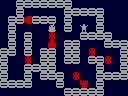

Tiled map render using the project's own tile images. Description and the whole map definition, tile-layer contents included, below:
An orthogonal 16x12 tile map with 8x8 px tiles, 1 tile layer (tilelayer1).

<map version="1.10" tiledversion="1.11.2" orientation="orthogonal" renderorder="right-down" width="16" height="12" tilewidth="8" tileheight="8" infinite="0" backgroundcolor="#000030" nextlayerid="2" nextobjectid="1">
 <tileset firstgid="1" source="lad-tiles.tsx" />
 <layer id="1" name="tilelayer1" width="16" height="12">
  <data encoding="csv">
0,0,1,1,1,1,1,1,1,0,0,0,0,0,0,0,
0,0,1,0,0,0,0,0,1,1,1,1,1,0,0,0,
0,1,1,6,1,1,1,0,1,0,0,0,1,0,0,0,
0,1,0,0,0,0,9,0,1,0,8,0,1,0,0,0,
0,1,0,1,0,0,3,0,0,0,1,1,1,1,0,0,
0,1,0,1,0,0,5,0,1,1,0,0,0,1,1,1,
1,1,0,1,0,1,1,0,1,1,0,3,0,0,0,1,
1,0,0,3,0,1,1,0,1,1,0,1,1,3,0,1,
1,0,0,1,1,1,1,0,0,0,0,0,1,0,0,1,
1,0,0,1,0,1,1,1,0,3,0,0,1,1,1,1,
1,1,1,1,0,0,0,1,0,0,7,0,1,0,0,0,
0,0,0,0,0,0,0,0,1,1,1,1,1,0,0,0
</data>
 </layer>
</map>